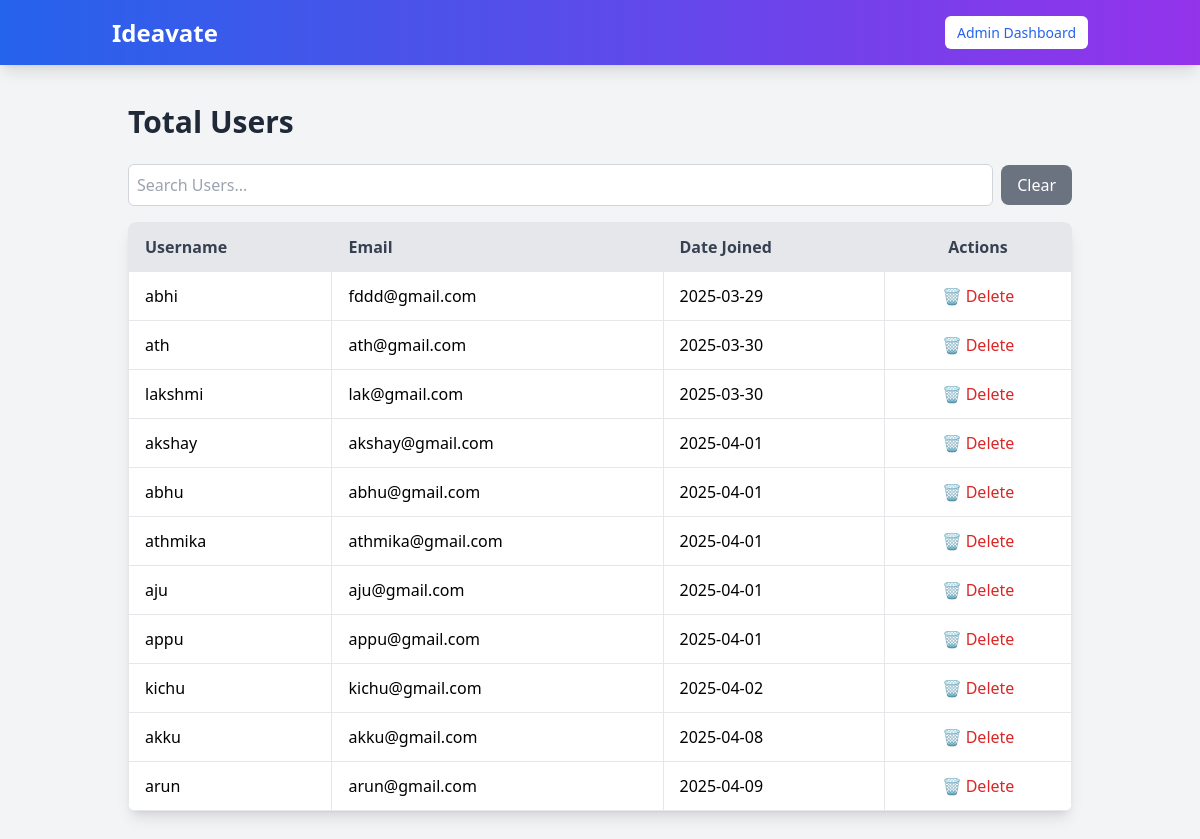
The app's page /admin_dashboard/users/ (signed in) with its own data.
### myapp/models.py (models this page shows)
class User(AbstractUser):
    is_user = models.BooleanField(default=False)
    is_organization = models.BooleanField(default=False)
    groups = models.ManyToManyField(Group, related_name="custom_user_groups", blank=True)
    user_permissions = models.ManyToManyField(Permission, related_name="custom_user_permissions", blank=True)

### myapp/views.py (the view)
# urls.py: path("admin_dashboard/users/",views. admin_users, name="admin_users"),
@user_passes_test(is_admin)
def admin_users(request):
    users = User.objects.filter(is_user=True)
    return render(request, "admin_users.html", {"users": users})

### myapp/views.py (called while the page is built)
def is_admin(user):
    return user.is_authenticated and user.is_superuser

### templates/admin_users.html (shortened to what this page needs)
{% extends "navbar.html" %}
{% block content %}
<div class="container mx-auto p-6">
    <h1 class="text-3xl font-bold text-gray-800 mb-6">Total Users</h1>
    <div class="flex items-center mb-4">
        <input type="text" id="searchInput" placeholder="Search Users..." class="w-full p-2 border border-gray-300 rounded-md focus:outline-none focus:ring-2 focus:ring-blue-500">
        <button onclick="clearSearch()" class="ml-2 px-4 py-2 bg-gray-500 text-white rounded-lg hover:bg-gray-600 transition">Clear</button>
    </div>
    <div class="overflow-x-auto bg-white shadow-lg rounded-lg">
        <table class="w-full border border-gray-300">
            <thead>
                <tr class="bg-gray-200 text-gray-700 text-left">
                    <th class="py-3 px-4 border">Username</th>
                    <th class="py-3 px-4 border">Email</th>
                    <th class="py-3 px-4 border">Date Joined</th>
                    <th class="py-3 px-4 border text-center">Actions</th>
                </tr>
            </thead>
            <tbody id="userTable">
                {% for user in users %}
                <tr class="border hover:bg-gray-50 transition">
                    <td class="py-3 px-4 border">{{ user.username }}</td>
                    <td class="py-3 px-4 border">{{ user.email }}</td>
                    <td class="py-3 px-4 border">{{ user.date_joined|date:"Y-m-d" }}</td>
                    <td class="py-3 px-4 border text-center">
                        <form action="{% url 'delete_user' user.id %}" method="post" onsubmit="return confirm('Are you sure you want to delete this user?');">
                            <button type="submit" class="text-red-600 hover:text-red-800 transition">
                                🗑 Delete
                            </button>
                        </form>
                    </td>
                </tr>
                {% empty %}
                <tr>
                    <td colspan="4" class="text-center py-6 text-gray-500">No users found.</td>
                </tr>
                {% endfor %}
            </tbody>
        </table>
    </div>
</div>
{% endblock %}

### records on screen
User: username "abhi", email "fddd@gmail.com", date_joined "2025-03-29"
User: username "ath", email "ath@gmail.com", date_joined "2025-03-30"
User: username "lakshmi", email "lak@gmail.com", date_joined "2025-03-30"
User: username "akshay", email "akshay@gmail.com", date_joined "2025-04-01"
User: username "abhu", email "abhu@gmail.com", date_joined "2025-04-01"
User: username "athmika", email "athmika@gmail.com", date_joined "2025-04-01"
User: username "aju", email "aju@gmail.com", date_joined "2025-04-01"
User: username "appu", email "appu@gmail.com", date_joined "2025-04-01"
User: username "kichu", email "kichu@gmail.com", date_joined "2025-04-02"
User: username "akku", email "akku@gmail.com", date_joined "2025-04-08"
User: username "arun", email "arun@gmail.com", date_joined "2025-04-09"
